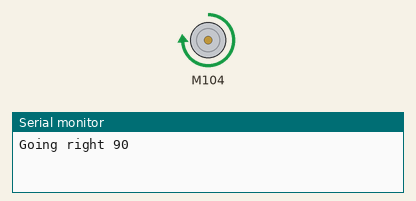
This sketch was run on a simulated Arduino Uno, built with avr-gcc and run on an emulated ATmega328P. Shown: DC motor (green arrow = forward, orange = backward, longer = faster), the last lines printed to the serial monitor.

Above: at 2.5 s.
At 5.5 s:
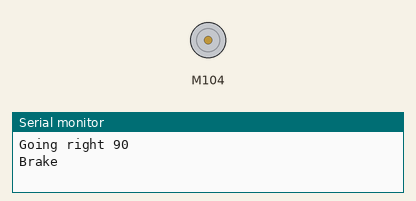
At 8.5 s:
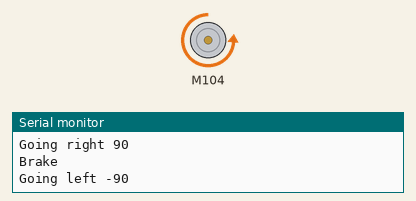
Timing chart, 0 to 15.6 s (numbered marks = the images above):
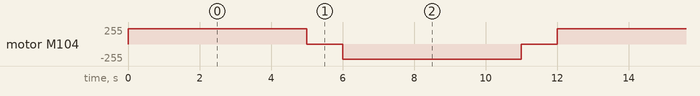

Measured:
- by itself, motor M104: repeats every 12.0 s: stopped 1.0 s, backward 229/255 5.0 s, stopped 1.0 s, forward 229/255 5.0 s

The sketch:

motor_dc_demo.ino
```cpp
//  Demo function:The application method to drive the DC motor.
//  Author:Loovee (luweicong@seeed.cc)
//  2016-3-11

#include "MotorDriver.h"

MotorDriver motor;

int my_speeed=90;
long int speed_delay_long=5000;
long int speed_delay_short=1000;

void setup()
{
    // initialize
    motor.begin();
    Serial.begin(250000);
}

void loop()
{
Serial.print("Going right "); Serial.println(my_speeed);
    motor.speed(0, my_speeed);            // set motor0 to speed 100
    delay(speed_delay_long);
Serial.println("Brake");
    motor.brake(0);                 // brake
    delay(speed_delay_short);
Serial.print("Going left "); Serial.println(-my_speeed);
    motor.speed(0, -my_speeed);           // set motor0 to speed -100
    delay(speed_delay_long);
Serial.println("Stopping");
    motor.stop(0);                  // stop
    delay(speed_delay_short);
}
// END FILE
```
